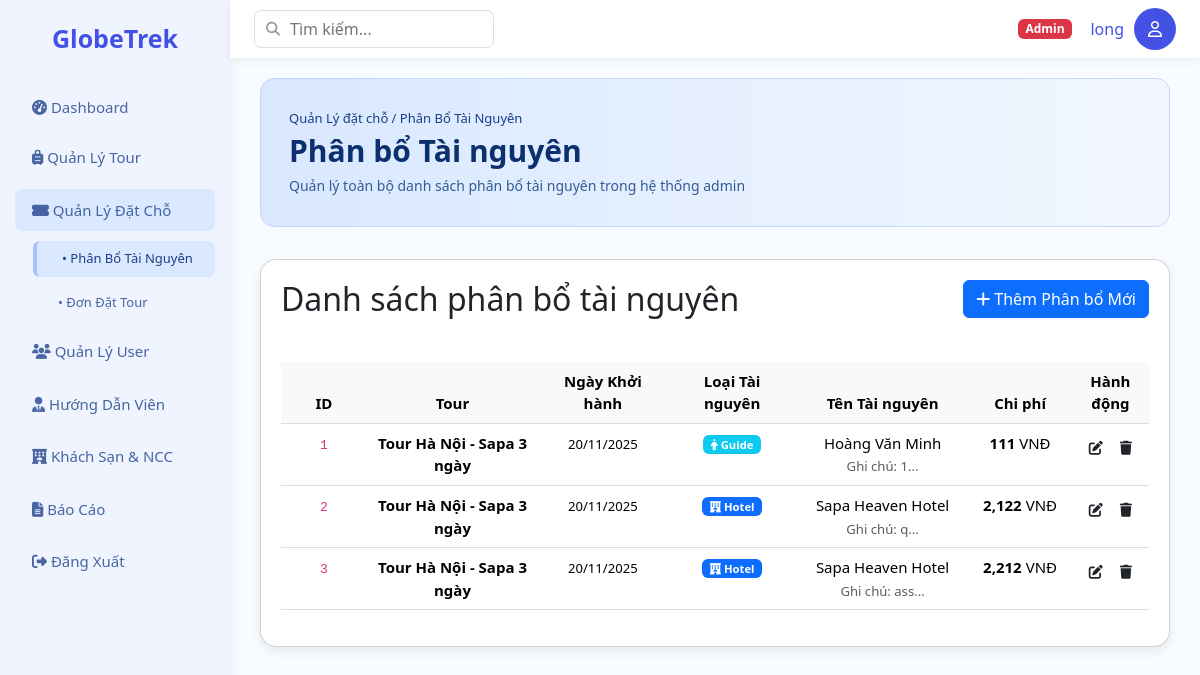
The page /Base/?action=list-resource (signed in) on the database as committed earlier.
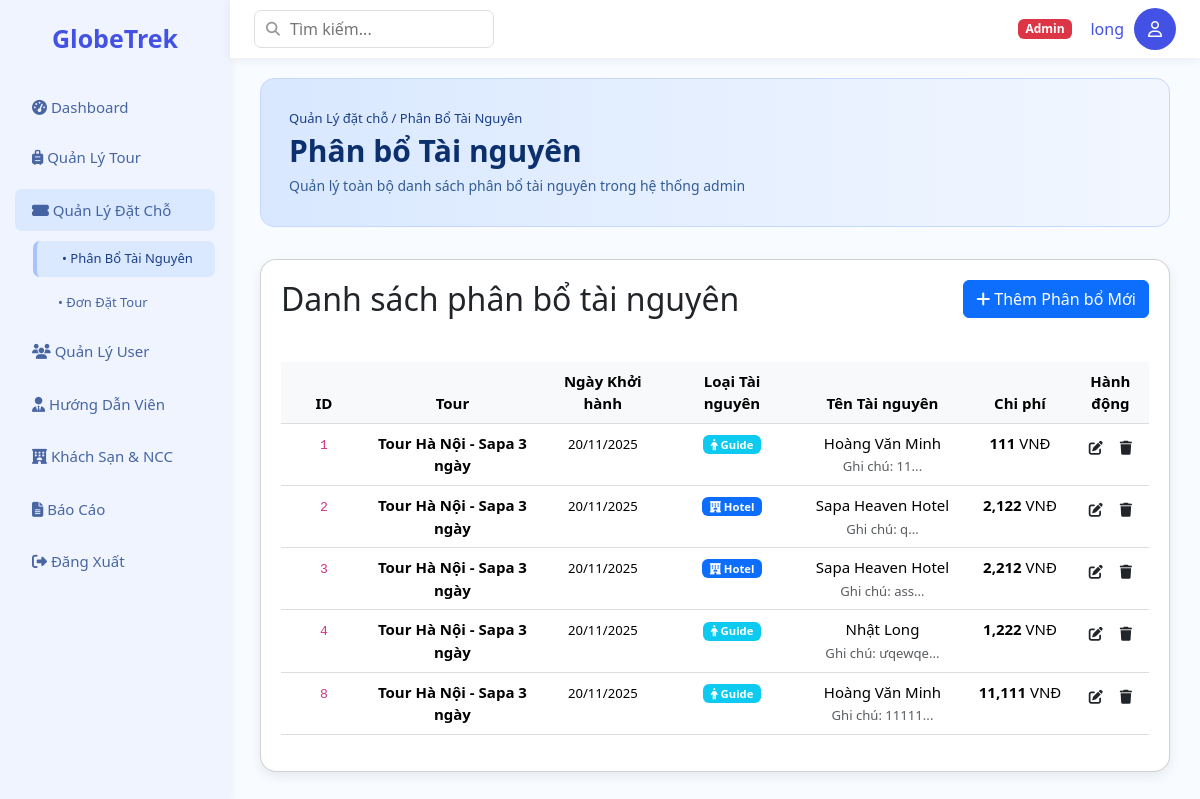
The same page on the database as committed later.
### tables this page shows
CREATE TABLE `departure_resources` (
  `id` int NOT NULL,
  `departure_id` int NOT NULL,
  `resource_type` enum('guide','hotel','transport','other') NOT NULL,
  `resource_id` int DEFAULT NULL COMMENT 'FK tới Users.id hoặc Hotels.id, v.v.',
  `details` text COMMENT 'Chi tiết dịch vụ/NCC',
  `cost` decimal(10,2) DEFAULT NULL COMMENT 'Chi phí dự kiến'
);

CREATE TABLE `tours` (
  `id` int NOT NULL,
  `name` varchar(255) NOT NULL,
  `tour_type` enum('Nội địa','Quốc tế') NOT NULL,
  `description` text,
  `base_price` decimal(10,2) NOT NULL COMMENT 'Giá cơ bản trước khuyến mãi',
  `created_at` timestamp NULL DEFAULT CURRENT_TIMESTAMP,
  `category_id` int DEFAULT NULL,
  `tour_origin` enum('Catalog','Custom') DEFAULT 'Catalog',
  `cancellation_policy_text` text
);

CREATE TABLE `tour_departures` (
  `id` int NOT NULL,
  `tour_id` int NOT NULL,
  `start_date` date NOT NULL,
  `end_date` date NOT NULL,
  `current_price` decimal(10,2) NOT NULL COMMENT 'Giá bán hiện tại',
  `available_slots` int NOT NULL COMMENT 'Số chỗ còn trống'
);

### Base/controllers/DepartureResourceController.php (called while the page is built, shortened)
<?php
class DepartureResourceController
{
    public function listResource()
    {
        $resourceModel = new DepartureResourceModel();
        $listResources = $resourceModel->getList();
        require_once PATH_VIEW . 'main.php';
    }
}

### Base/index.php (called while the page is built, shortened)
<?php
spl_autoload_register(function ($class) {
    $fileName = "$class.php";
    $fileModel              = PATH_MODEL . $fileName;
});
require_once './routes/index.php';

### Base/models/BaseModel.php (called while the page is built, shortened)
<?php
class BaseModel
{
    protected $pdo;
    public function __construct()
    {
        $dsn = sprintf('mysql:host=%s;port=%s;dbname=%s;charset=utf8', DB_HOST, DB_PORT, DB_NAME);
        try {
            $this->pdo = new PDO($dsn, DB_USERNAME, DB_PASSWORD, DB_OPTIONS);
        } catch (PDOException $e) {
            die("Kết nối cơ sở dữ liệu thất bại: {$e->getMessage()}. Vui lòng thử lại sau.");
        }
    }
    public function __destruct()
    {
        $this->pdo = null;
    }
    public function getConnection()
    {
        return $this->pdo;
}
}

### Base/models/DepartureResourceModel.php (called while the page is built, shortened)
<?php
class DepartureResourceModel extends BaseModel
{
    public $db;
    public function __construct()
    {
        $baseModel = new BaseModel();
        $this->db = $baseModel->getConnection();
    }
    public function getList()
    {
        $sql = "
            SELECT
                dr.*,
                td.start_date,
                t.name AS tour_name,
                -- HIỂN THỊ TÊN TÀI NGUYÊN
                CASE dr.resource_type
                    WHEN 'guide' THEN u.name
                    WHEN 'hotel' THEN h.name
                    WHEN 'transport' THEN ts.supplier_name
                    ELSE dr.details
                END AS resource_name,
                td.current_price AS departure_price
            FROM departure_resources dr
            JOIN tour_departures td ON dr.departure_id = td.id
            JOIN tours t ON td.tour_id = t.id
            -- Nối Có Điều kiện
            LEFT JOIN users u ON dr.resource_id = u.id AND dr.resource_type = 'guide'
            LEFT JOIN hotels h ON dr.resource_id = h.id AND dr.resource_type = 'hotel'
            LEFT JOIN transport_suppliers ts ON dr.resource_id = ts.id AND dr.resource_type = 'transport'
            ORDER BY dr.departure_id DESC
        ";
        $stmt = $this->db->prepare($sql);
        $stmt->execute();
        return $stmt->fetchAll();
    }
}

### Base/views/admin/logistics/list-resource.php (the view, shortened to what the changed rows need)
<?php include PATH_VIEW . 'layout/header.php'; ?>
<div class="main">
    <div class="header-wrapper">
        <div class="header-content">
            <h2 class="page-title">Phân bổ Tài nguyên</h2>
        </div>
    </div>
    <div class="card">
    <div class="d-flex justify-content-between align-items-center mb-4">
        <h2 class="m-0">Danh sách phân bổ tài nguyên</h2>
    </div>
        <table class="table table-hover">
            <thead class="table-light">
                <tr>
                    <th width="10%">ID</th>
                    <th width="20%">Tour</th>
                    <th width="15%">Ngày Khởi hành</th>
                    <th width="15%">Loại Tài nguyên</th>
                    <th width="20%">Tên Tài nguyên</th>
                    <th width="12%">Chi phí</th>
                    <th width="8%">Hành động</th>
                </tr>
            </thead>
            <tbody>
                <?php if (!empty($listResources)): ?>
                    <?php foreach ($listResources as $resource): ?>
                        <tr>
                            <td><code><?= $resource['id'] ?></code></td>
                            <td>
                                <strong><?= $resource['tour_name'] ?? 'N/A' ?></strong>
                            </td>
                            <td><small><?= date('d/m/Y', strtotime($resource['start_date'])) ?></small></td>
                            <td>
                                <span class="badge
                                    <?php
                                    $type = strtolower($resource['resource_type'] ?? '');
                                    if ($type == 'guide') echo 'bg-info';
                                    elseif ($type == 'hotel') echo 'bg-primary';
                                    elseif ($type == 'transport') echo 'bg-success';
                                    else echo 'bg-secondary';
                                    ?>
                                ">
                                    <i class="fas
                                        <?php
                                        if ($type == 'guide') echo 'fa-person';
                                        elseif ($type == 'hotel') echo 'fa-hotel';
                                        elseif ($type == 'transport') echo 'fa-car';
                                        else echo 'fa-info-circle';
                                        ?>
                                    "></i>
                                    <?= ucfirst($resource['resource_type']) ?>
                                </span>
                            </td>
                            <td>
                                <?= $resource['resource_name'] ?? 'Không xác định' ?>
                                <?php if (!empty($resource['details'])): ?>
                                    <br><small class="text-muted">Ghi chú: <?= substr($resource['details'], 0, 30) ?>...</small>
                                <?php endif; ?>
                            </td>
                            <td>
                                <strong><?= number_format($resource['cost'] ?? 0) ?></strong> VNĐ
                            </td>
                            <td>
                                <div class="btn-group btn-group-sm" role="group">
                                    <a href="<?= BASE_URL ?>?action=update-resource&id=<?= $resource['id'] ?>" class="btn edit" title="Chỉnh sửa"><i class="fas fa-edit"></i></a>
                                    <a href="<?= BASE_URL ?>?action=delete-resource&id=<?= $resource['id'] ?>" onclick="return confirm('Xác nhận xóa?')" class="btn delete" title="Xóa"><i class="fas fa-trash"></i></a>
                                </div>
                            </td>
                        </tr>
                    <?php endforeach; ?>
                <?php else: ?>
                    <tr>
                        <td colspan="7" style="text-align:center;">Chưa có phân công tài nguyên nào được thiết lập.</td>
                    </tr>
                <?php endif; ?>
            </tbody>
        </table>
    </div>
</div>
<?php include PATH_VIEW . 'layout/footer.php'; ?>

Rows that differ between the two databases and show on the page:
changed departure_resources id 1: details "1" → "11"
added departure_resources: id "4", tours.name "Tour Hà Nội - Sapa 3 ngày", departure.start_date "20/11/2025", resource_type "Guide", resource_name "Nhật Long", details "ưqewqe", cost "1,222"
added departure_resources: id "8", tours.name "Tour Hà Nội - Sapa 3 ngày", departure.start_date "20/11/2025", resource_type "Guide", resource_name "Hoàng Văn Minh", details "11111", cost "11,111"
